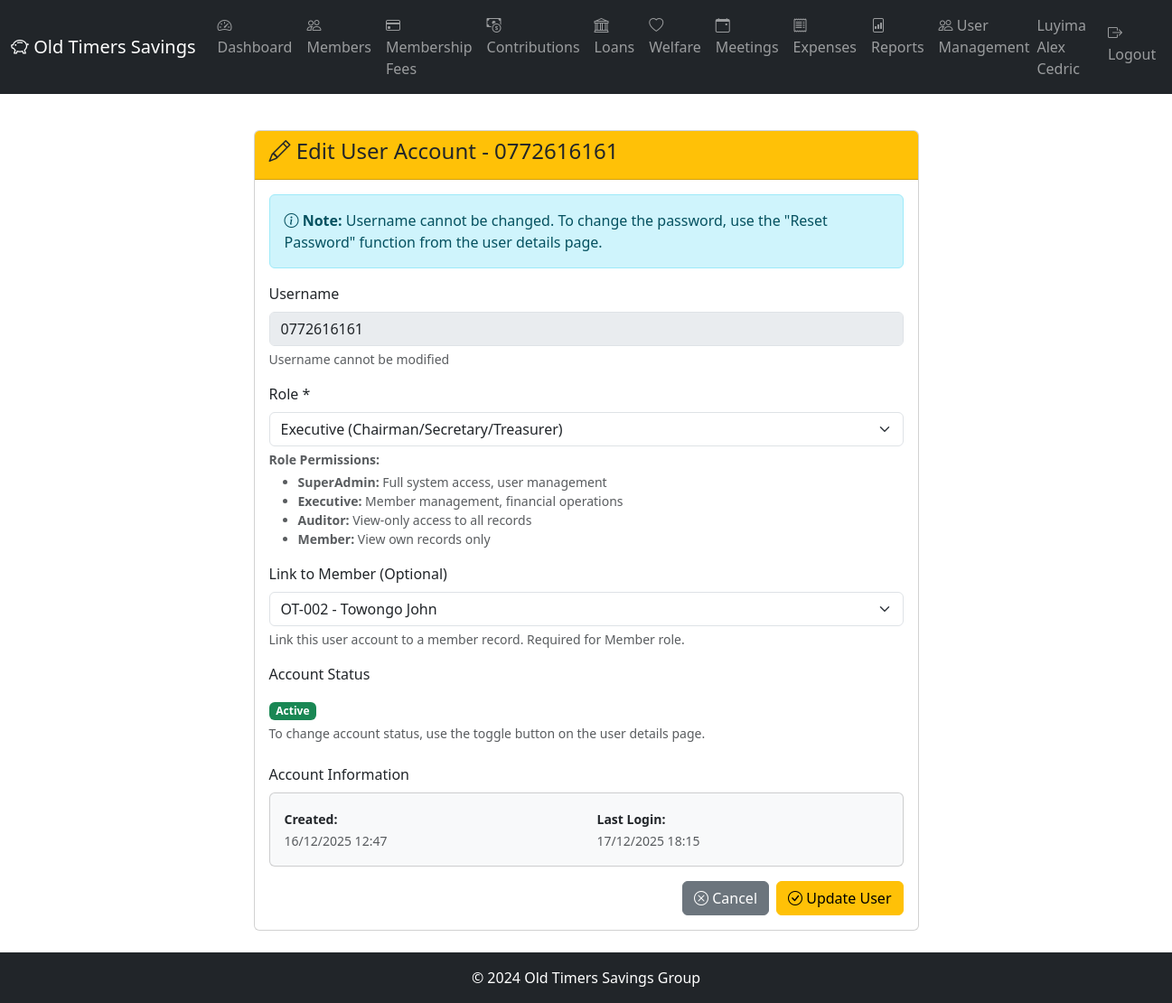
The page /users/2/edit (signed in) on the database its author committed.
### app/models/member.py (models this page shows, shortened)
class Member(db.Model):
    __tablename__ = 'members'
    id = db.Column(db.Integer, primary_key=True)
    member_number = db.Column(db.String(10), unique=True, nullable=False)  # OT-001
    full_name = db.Column(db.String(100), nullable=False)
    national_id = db.Column(db.String(20), unique=True)
    date_of_birth = db.Column(db.Date)
    gender = db.Column(db.String(10))  # Male, Female
    phone_primary = db.Column(db.String(20), nullable=False)
    phone_secondary = db.Column(db.String(20))
    email = db.Column(db.String(100))
    physical_address = db.Column(db.Text)
    occupation = db.Column(db.String(100))
    date_joined = db.Column(db.Date, nullable=False)
    membership_fee_paid = db.Column(db.Boolean, default=False)
    membership_fee_date = db.Column(db.Date)
    membership_fee_receipt = db.Column(db.String(20))
    status = db.Column(db.String(20), default='Active')  # Active, Inactive, Suspended, Expelled, Deceased
    total_contributed = db.Column(db.Numeric(15, 2), default=0.00)
    consecutive_months_paid = db.Column(db.Integer, default=0)
    last_contribution_date = db.Column(db.Date)
    qualified_for_benefits = db.Column(db.Boolean, default=False)
    suspension_date = db.Column(db.Date)
    expulsion_date = db.Column(db.Date)
    expulsion_reason = db.Column(db.Text)
    refund_amount = db.Column(db.Numeric(15, 2))
    refund_paid = db.Column(db.Boolean, default=False)
    created_at = db.Column(db.DateTime, default=datetime.utcnow)
    updated_at = db.Column(db.DateTime, default=datetime.utcnow, onupdate=datetime.utcnow)
    created_by = db.Column(db.Integer)
    next_of_kin = db.relationship('NextOfKin', backref='member', lazy='dynamic', cascade='all, delete-orphan')
    contributions = db.relationship('Contribution', backref='member', lazy='dynamic')
    welfare_requests = db.relationship('WelfareRequest', backref='member', lazy='dynamic')
    loans = db.relationship('Loan', backref='member', lazy='dynamic', foreign_keys='Loan.member_id')
    loans_guaranteed1 = db.relationship('Loan', foreign_keys='Loan.guarantor1_id', lazy='dynamic')
    loans_guaranteed2 = db.relationship('Loan', foreign_keys='Loan.guarantor2_id', lazy='dynamic')

### app/models/user.py (models this page shows, shortened)
class User(UserMixin, db.Model):
    __tablename__ = 'users'
    id = db.Column(db.Integer, primary_key=True)
    member_id = db.Column(db.Integer, db.ForeignKey('members.id'), unique=True, nullable=False)
    username = db.Column(db.String(20), unique=True, nullable=False)  # Phone number
    password_hash = db.Column(db.String(255), nullable=False)
    role = db.Column(db.String(20), nullable=False)  # SuperAdmin, Executive, Auditor, Member
    is_active = db.Column(db.Boolean, default=True)
    must_change_password = db.Column(db.Boolean, default=True)
    last_login = db.Column(db.DateTime)
    failed_login_attempts = db.Column(db.Integer, default=0)
    account_locked_until = db.Column(db.DateTime)
    created_at = db.Column(db.DateTime, default=datetime.utcnow)
    updated_at = db.Column(db.DateTime, default=datetime.utcnow, onupdate=datetime.utcnow)
    member = db.relationship('Member', backref=db.backref('user', uselist=False))
    def is_super_admin(self):
        return self.role == 'SuperAdmin'

### app/routes/users.py (the view, shortened to what this page needs)
@users.route('/<int:id>/edit', methods=['GET', 'POST'])
@login_required
@super_admin_required
def edit_user(id):
    user = User.query.get_or_404(id)
    members = Member.query.filter_by(status='Active').order_by(Member.member_number).all()
    available_members = []
    for member in members:
        existing_user = User.query.filter_by(member_id=member.id).first()
        if not existing_user or existing_user.id == user.id:
            available_members.append(member)
    return render_template('users/edit.html',
                         user=user,
                         members=available_members)

### app/models/user.py (called while the page is built)
@login_manager.user_loader
def load_user(user_id):
    return User.query.get(int(user_id))

### app/templates/users/edit.html (shortened to what this page needs)
{% extends "base.html" %}
{% block content %}
<div class="container py-4">
    <div class="row justify-content-center">
        <div class="col-md-8">
            <div class="card">
                <div class="card-header bg-warning">
                    <h4><i class="bi bi-pencil"></i> Edit User Account - {{ user.username }}</h4>
                </div>
                <div class="card-body">
                    <form method="POST" action="{{ url_for('users.edit_user', id=user.id) }}">
                        <div class="alert alert-info">
                            <i class="bi bi-info-circle"></i> <strong>Note:</strong>
                            Username cannot be changed. To change the password, use the "Reset Password" function from the user details page.
                        </div>
                        <div class="mb-3">
                            <label class="form-label">Username</label>
                            <input type="text" class="form-control" value="{{ user.username }}" disabled>
                            <div class="form-text">Username cannot be modified</div>
                        </div>
                        <div class="mb-3">
                            <label for="role" class="form-label">Role *</label>
                            <select class="form-select" id="role" name="role" required>
                                <option value="Executive" {% if user.role == 'Executive' %}selected{% endif %}>
                                    Executive (Chairman/Secretary/Treasurer)
                                </option>
                            </select>
                            <div class="form-text">
                                <strong>Role Permissions:</strong>
                                <ul class="mb-0 mt-1">
                                    <li><strong>SuperAdmin:</strong> Full system access, user management</li>
                                    <li><strong>Executive:</strong> Member management, financial operations</li>
                                    <li><strong>Auditor:</strong> View-only access to all records</li>
                                    <li><strong>Member:</strong> View own records only</li>
                                </ul>
                            </div>
                        </div>
                        <div class="mb-3">
                            <label for="member_id" class="form-label">Link to Member (Optional)</label>
                            <select class="form-select" id="member_id" name="member_id">
                                {% for member in members %}
                                <option value="{{ member.id }}" {% if user.member_id == member.id %}selected{% endif %}>
                                    {{ member.member_number }} - {{ member.full_name }}
                                </option>
                                {% endfor %}
                            </select>
                            <div class="form-text">
                                Link this user account to a member record. Required for Member role.
                            </div>
                        </div>
                        <div class="mb-3">
                            <label class="form-label">Account Status</label>
                            <div class="form-control-plaintext">
                                <span class="badge bg-{{ 'success' if user.is_active else 'danger' }}">
                                    {{ 'Active' if user.is_active else 'Inactive' }}
                                </span>
                                <div class="form-text">To change account status, use the toggle button on the user details page.</div>
                            </div>
                        </div>
                        <div class="mb-3">
                            <label class="form-label">Account Information</label>
                            <div class="card bg-light">
                                <div class="card-body">
                                    <div class="row">
                                        <div class="col-md-6">
                                            <small><strong>Created:</strong></small><br>
                                            <small class="text-muted">{{ user.created_at.strftime('%d/%m/%Y %H:%M') }}</small>
                                        </div>
                                        <div class="col-md-6">
                                            <small><strong>Last Login:</strong></small><br>
                                            <small class="text-muted">
                                                {% if user.last_login %}
                                                {{ user.last_login.strftime('%d/%m/%Y %H:%M') }}
                                                {% else %}
                                                Never
                                                {% endif %}
                                            </small>
                                        </div>
                                    </div>
                                </div>
                            </div>
                        </div>
                        <div class="d-grid gap-2 d-md-flex justify-content-md-end">
                            <a href="{{ url_for('users.view_user', id=user.id) }}" class="btn btn-secondary">
                                <i class="bi bi-x-circle"></i> Cancel
                            </a>
                            <button type="submit" class="btn btn-warning">
                                <i class="bi bi-check-circle"></i> Update User
                            </button>
                        </div>
                    </form>
                </div>
            </div>
        </div>
    </div>
</div>
{% endblock %}

### app/templates/base.html (shortened to what this page needs)
<!DOCTYPE html>
<html lang="en">
<head>
    <link href="https://cdn.jsdelivr.net/npm/bootstrap@5.3.0/dist/css/bootstrap.min.css" rel="stylesheet">
    <link rel="stylesheet" href="https://cdn.jsdelivr.net/npm/bootstrap-icons@1.10.0/font/bootstrap-icons.css">
</head>
<body>
    {% if current_user.is_authenticated %}
    <nav class="navbar navbar-expand-lg navbar-dark bg-dark">
        <div class="container-fluid">
            <a class="navbar-brand" href="{{ url_for('main.dashboard') }}">
                <i class="bi bi-piggy-bank"></i> Old Timers Savings
            </a>
            <div class="collapse navbar-collapse">
                <ul class="navbar-nav me-auto">
                    <li class="nav-item">
                        <a class="nav-link" href="{{ url_for('main.dashboard') }}">
                            <i class="bi bi-speedometer2"></i> Dashboard
                        </a>
                    </li>
                    {% if current_user.is_super_admin() or current_user.is_executive() or current_user.is_auditor() %}
                    <li class="nav-item">
                        <a class="nav-link" href="{{ url_for('members.list_members') }}">
                            <i class="bi bi-people"></i> Members
                        </a>
                    </li>
                    <li class="nav-item">
                        <a class="nav-link" href="{{ url_for('membership_fees.list_members') }}">
                            <i class="bi bi-credit-card"></i> Membership Fees
                        </a>
                    </li>
                    <li class="nav-item">
                        <a class="nav-link" href="{{ url_for('contributions.list_contributions') }}">
                            <i class="bi bi-cash-coin"></i> Contributions
                        </a>
                    </li>
                    <li class="nav-item">
                        <a class="nav-link" href="{{ url_for('loans.list_loans') }}">
                            <i class="bi bi-bank"></i> Loans
                        </a>
                    </li>
                    <li class="nav-item">
                        <a class="nav-link" href="{{ url_for('welfare.list_requests') }}">
                            <i class="bi bi-heart"></i> Welfare
                        </a>
                    </li>
                    <li class="nav-item">
                        <a class="nav-link" href="{{ url_for('meetings.list_meetings') }}">
                            <i class="bi bi-calendar-event"></i> Meetings
                        </a>
                    </li>
                    <li class="nav-item">
                        <a class="nav-link" href="{{ url_for('expenses.list_expenses') }}">
                            <i class="bi bi-receipt"></i> Expenses
                        </a>
                    </li>
                    {% endif %}
                    <li class="nav-item">
                        <a class="nav-link" href="{{ url_for('reports.reports_index') }}">
                            <i class="bi bi-file-bar-graph"></i> Reports
                        </a>
                    </li>
                    {% if current_user.is_super_admin() %}
                    <li class="nav-item">
                        <a class="nav-link" href="{{ url_for('users.list_users') }}">
                            <i class="bi bi-people"></i> User Management
                        </a>
                    </li>
                    {% endif %}
                </ul>
                <ul class="navbar-nav ms-auto">
                    <li class="nav-item">
                        <span class="navbar-text me-3">
                            {{ current_user.member.full_name }}
                        </span>
                    </li>
                    <li class="nav-item">
                        <a class="nav-link" href="{{ url_for('auth.logout') }}">
                            <i class="bi bi-box-arrow-right"></i> Logout
                        </a>
                    </li>
                </ul>
            </div>
        </div>
    </nav>
    {% endif %}
    <main>
        {% block content %}{% endblock %}
    </main>
    <footer class="bg-dark text-white text-center py-3 mt-auto">
        <p class="mb-0">&copy; 2024 Old Timers Savings Group</p>
    </footer>
</body>
</html>

### app/templates/base.html (style rules this page uses)
body { min-height: 100vh; display: flex; flex-direction: column; }
main { flex: 1; }

### rows shown on the page
Member: member.full_name "Luyima Alex Cedric"
User: username "0772616161", role "Executive (Chairman/Secretary/Treasurer)", member_id "OT-002 - Towongo John", is_active "Active", created_at "16/12/2025 12:47", last_login "17/12/2025 18:15"
